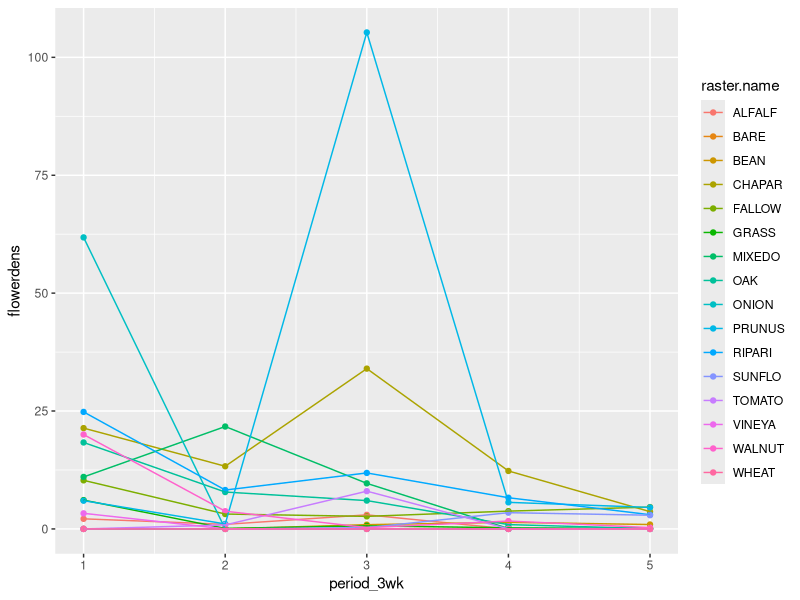
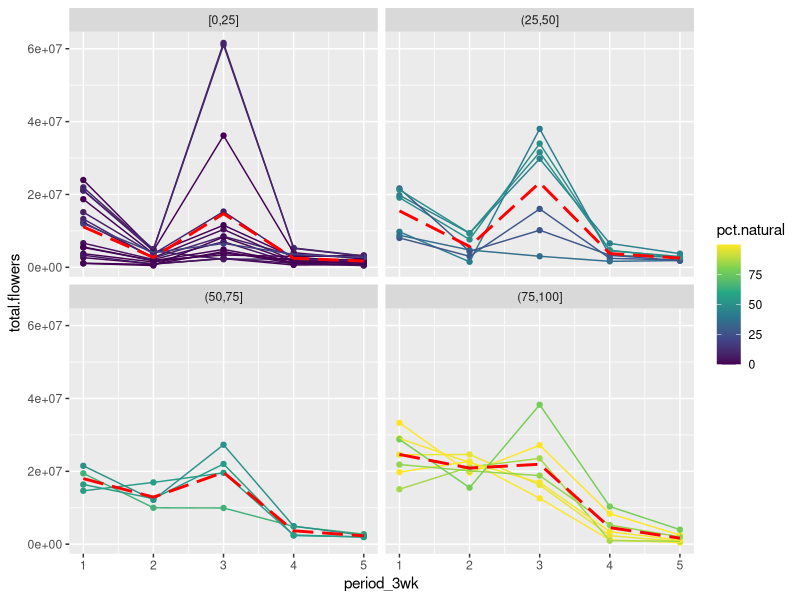
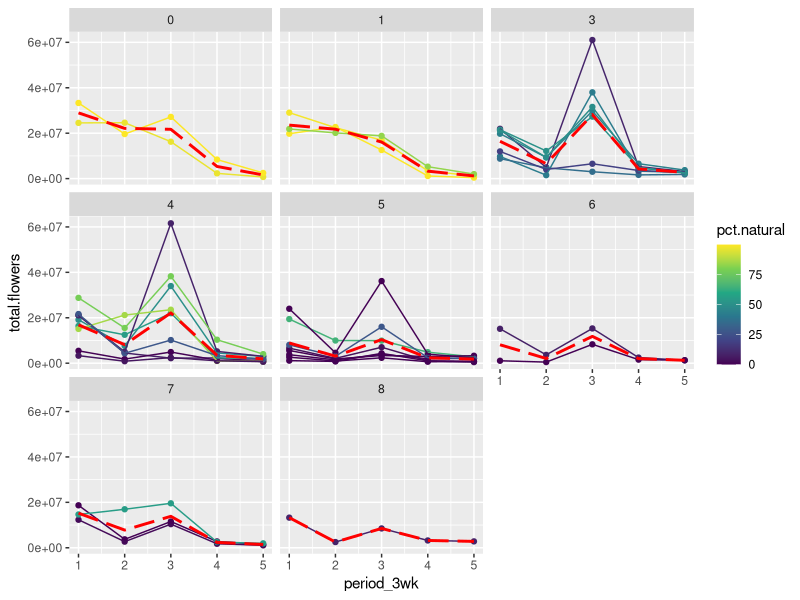
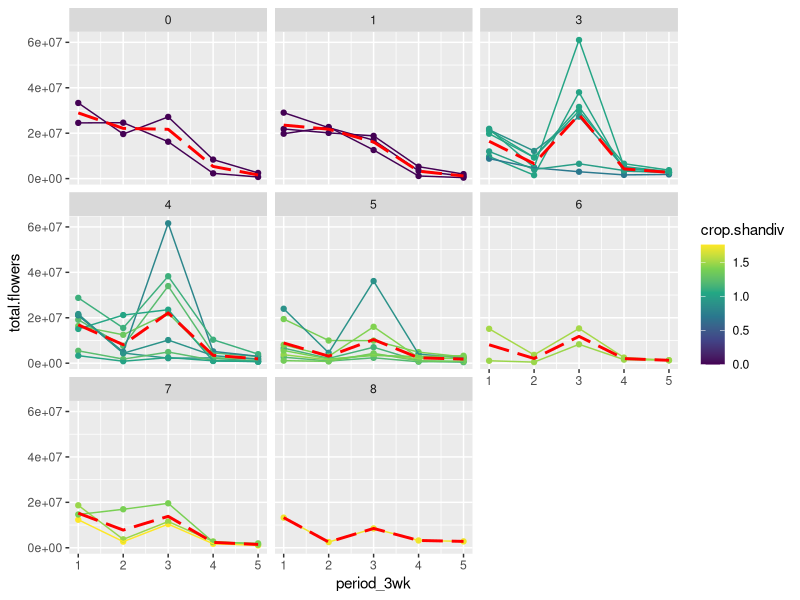
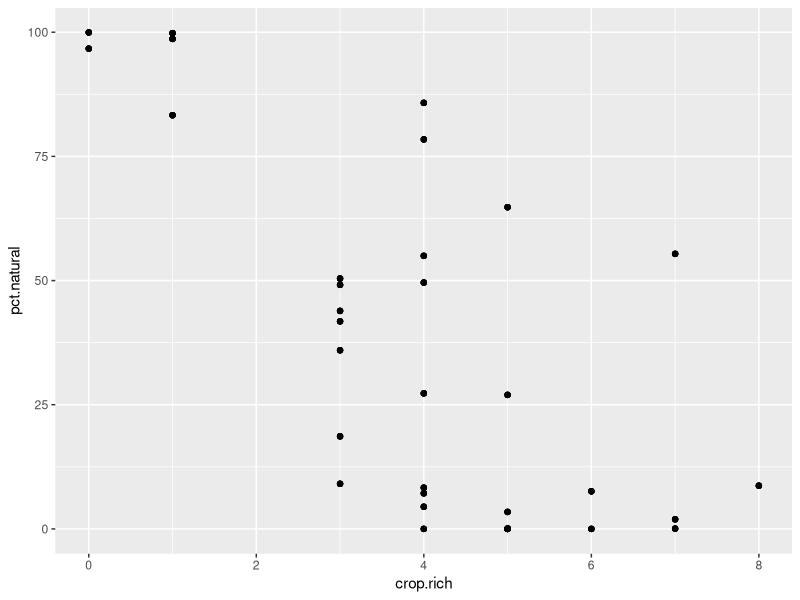
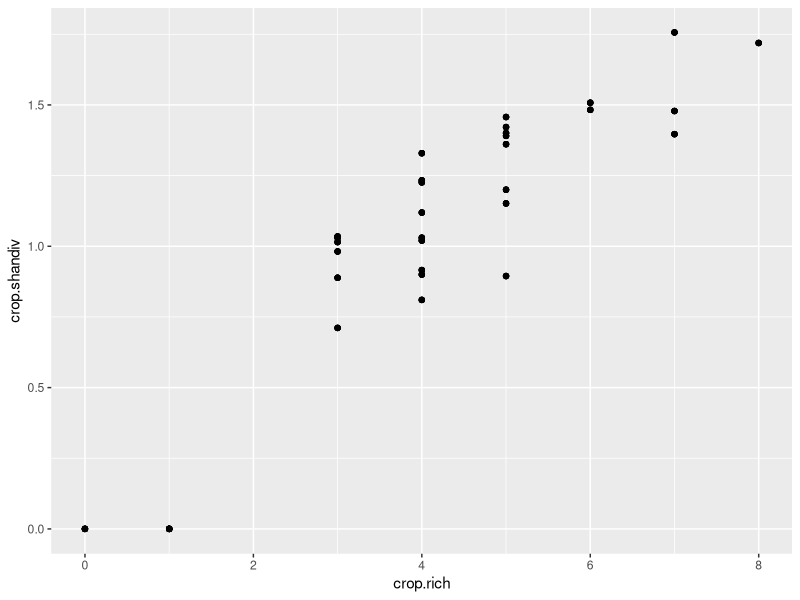
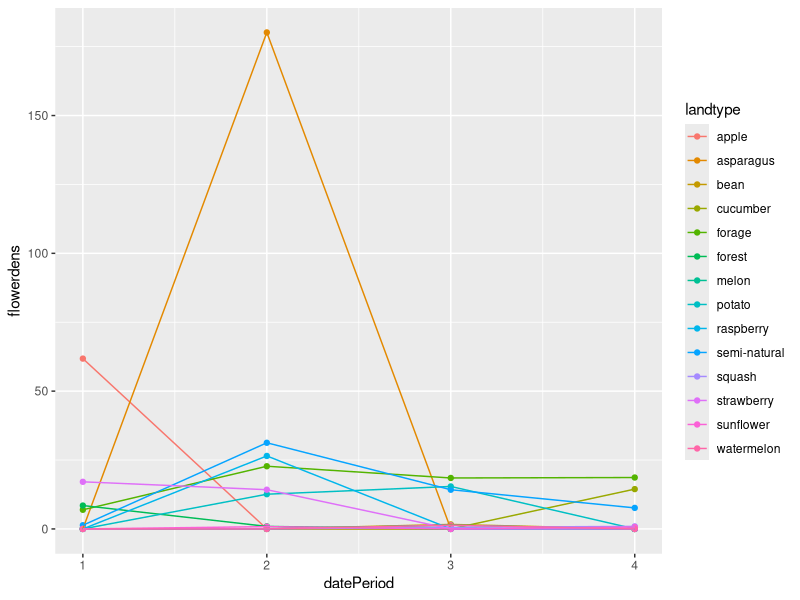
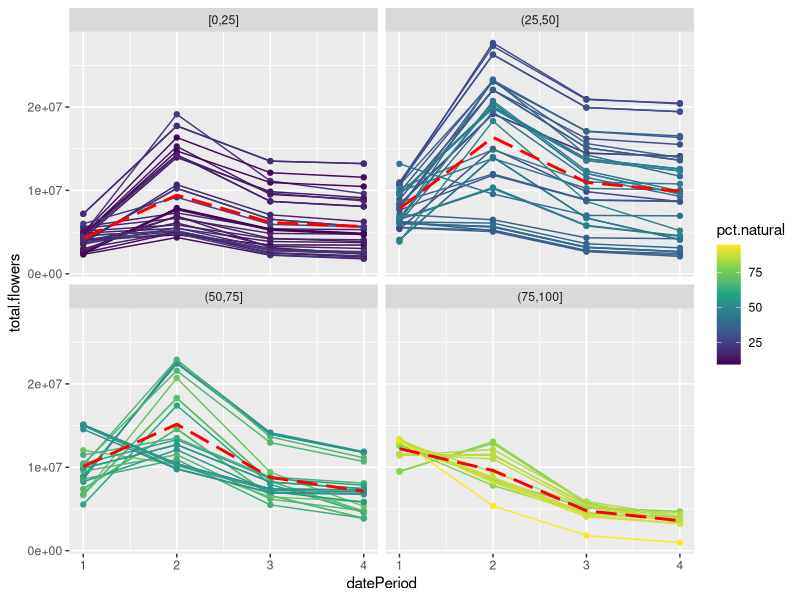

These charts were generated, in order, by the following R code: (Note: this script raises an error after producing the figures.)
## ---- chunk 1
library(tidyverse)

lc.gf <- read.csv("data/lcareas_gf2021.csv")
lc.hw <- read.csv("data/lcareas_hw2025.csv")
lc.iv <- read.csv("data/lcareas_iverson.csv")

flr.gf <- read.csv("data/florlc_gf2021.csv")
flr.hw <- read.csv("data/florlc_hw2025.csv")

lcflr.gf <- read.csv("data/flowerdens_gf2021_v2.csv")
lcflr.iv <- read.csv("data/flowerdens_iverson.csv")
lcflr.hw <- read.csv("data/flowerdens_hw2025_v2.csv")

key.iv <- read.csv("data-raw/Iversonetal/iverson_landcover_codes.csv")
lckey.hw <- read.csv("data/spatial/hw2025_lc_key.csv")

## ---- chunk 2

ggplot(lcflr.hw, aes(period_3wk, flowerdens, color = raster.name)) +
  geom_point() + geom_line()

## ---- chunk 3

buf.hw <- lc.hw |> filter(buffer == 750)

cropbuf.hw <- buf.hw |>
  pivot_longer(cols = CROPLA:RICE, names_to = "raster.name", values_to = "area") |>
  left_join(lcflr.hw, by = "raster.name", relationship = "many-to-many") |>
  filter(!is.na(period_3wk) & !is.na(area)) |>
  mutate(total.flowers = area*flowerdens)

croparea.hw <- cropbuf.hw |>
  group_by(period_3wk, SITE, landcover.4cat) |>
  summarize(area = sum(area), total.flowers = sum(total.flowers), .groups = "drop") |>
  pivot_wider(id_cols = c(period_3wk, SITE), 
              names_from = landcover.4cat, values_from = c(area, total.flowers)) |>
  mutate(
    total.flowers = total.flowers_crop + total.flowers_natural,
    total.area = area_crop + area_natural,
    pct.natural = 100*area_natural/(750*750*pi),
    pct.nat.intv = cut_width(pct.natural, width = 25, boundary = 0)
  )

croparea.hw.mn <- croparea.hw |> group_by(period_3wk, pct.nat.intv) |>
  summarize(total.flowers = mean(total.flowers), .groups = "drop")

ggplot(croparea.hw, aes(period_3wk, total.flowers)) +
  geom_point(aes(group = SITE, color = pct.natural)) + geom_line(aes(group = SITE, color = pct.natural)) + 
  geom_line(data = croparea.hw.mn, color = "red", lwd = 1, lty = 5) +
  scale_color_viridis_c(option = "viridis") + facet_wrap(~pct.nat.intv)

## ---- chunk 4

croprich.hw <- cropbuf.hw |> rowwise() |>
  mutate(crop = landcover.4cat=="crop" & area > 0) |>
  group_by(period_3wk, SITE) |>
  summarize(total.flowers = sum(total.flowers), crop.rich = sum(crop), 
            .groups = "drop")

croparearich.hw <- croparea.hw |> select(period_3wk, SITE, area_crop, area_natural, pct.natural, total.flowers) |>
  left_join(croprich.hw |> select(period_3wk, SITE, crop.rich), by = c("period_3wk", "SITE"))

croparearich.hw.mn <- croparearich.hw |> group_by(period_3wk, crop.rich) |>
  summarize(total.flowers = mean(total.flowers), .groups = "drop")

ggplot(croparearich.hw, aes(period_3wk, total.flowers)) + 
  geom_point(aes(group = SITE, color = pct.natural)) + geom_line(aes(group = SITE, color = pct.natural)) + 
  geom_line(data = croparearich.hw.mn, color = "red", lwd = 1, lty = 5) +
  facet_wrap(~crop.rich) + scale_color_viridis_c(option = "viridis")
## ---- chunk 5

cropdiv.hw <- croparea.hw |> select(SITE, area_crop) |> distinct() |>
  right_join(cropbuf.hw, by = "SITE") |> filter(landcover.4cat == "crop") |> 
  mutate(P_i = area/area_crop, P_i2 = P_i * log(P_i)) |>
  group_by(period_3wk, SITE) |>
  summarize(crop.shandiv = - sum(P_i2, na.rm = TRUE), .groups = "drop") |>
  right_join(croparearich.hw, by = c("period_3wk", "SITE"))

ggplot(cropdiv.hw, aes(period_3wk, total.flowers)) + 
  geom_point(aes(group = SITE, color = crop.shandiv)) + geom_line(aes(group = SITE, color = crop.shandiv)) +
  geom_line(data = croparearich.hw.mn, color = "red", lwd = 1, lty = 5) + facet_wrap(~crop.rich) +
  scale_color_viridis_c(option = "viridis")

## ---- chunk 6

ggplot(croparearich.hw, aes(crop.rich, pct.natural)) + geom_point()

## ---- chunk 7

ggplot(cropdiv.hw, aes(crop.rich, crop.shandiv)) + geom_point()

## ---- chunk 8

ggplot(lcflr.gf,
       aes(datePeriod, flowerdens, color = landtype)) + geom_point() + geom_line()

## ---- chunk 9

buf.gf <- lc.gf |> filter(buffer == 750)

cropbuf.gf <- buf.gf |>
  pivot_longer(cols = Blackberry:Canola, names_to = "landtype", values_to = "area") |> 
  mutate(landtype = gsub("\\.","-", tolower(landtype))) |>
  left_join(lcflr.gf, by = "landtype", relationship = "many-to-many") |>
  filter(!is.na(datePeriod) & !is.na(area)) |>
  mutate(total.flowers = area*flowerdens)

croparea.gf <- cropbuf.gf |>
  group_by(datePeriod, transect, crop) |>
  summarize(area = sum(area), total.flowers = sum(total.flowers), .groups = "drop") |>
  pivot_wider(id_cols = c(datePeriod, transect), 
              names_from = crop, values_from = c(area, total.flowers)) |>
  mutate(
    total.flowers = total.flowers_crop + total.flowers_natural,
    total.area = area_crop + area_natural,
    pct.natural = 100*area_natural/(750*750*pi),
    pct.nat.intv = cut_width(pct.natural, width = 25, boundary = 0)
  )

croparea.gf.mn <- croparea.gf |> group_by(datePeriod, pct.nat.intv) |>
  summarize(total.flowers = mean(total.flowers), .groups = "drop")

ggplot(croparea.gf, aes(datePeriod, total.flowers)) +
  geom_point(aes(group = transect, color = pct.natural)) + geom_line(aes(group = transect, color = pct.natural)) + 
  geom_line(data = croparea.gf.mn, color = "red", lwd = 1, lty = 5) +
  scale_color_viridis_c(option = "viridis") + facet_wrap(~pct.nat.intv)


## ---- chunk 10

croprich.gf <- cropbuf.gf |> rowwise() |>
  mutate(crop = crop=="crop" & area > 0) |>
  group_by(datePeriod, transect) |>
  summarize(total.flowers = sum(total.flowers), crop.rich = sum(crop), 
            .groups = "drop")

croparearich.gf <- croparea.gf |> select(datePeriod, transect, area_crop, area_natural, pct.natural, total.flowers) |>
  left_join(croprich.gf |> select(datePeriod, transect, crop.rich), by = c("datePeriod", "transect"))

croparearich.gf.mn <- croparearich.gf |> group_by(datePeriod, crop.rich) |>
  summarize(total.flowers = mean(total.flowers), .groups = "drop")

ggplot(croparearich.gf, aes(datePeriod, total.flowers)) + 
  geom_point(aes(group = transect, color = pct.natural)) + geom_line(aes(group = transect, color = pct.natural)) + 
  geom_line(data = croparearich.gf.mn, color = "red", lwd = 1, lty = 5) +
  facet_wrap(~crop.rich) + scale_color_viridis_c(option = "viridis")

## ---- chunk 11

cropdiv.gf <- croparea.gf |> select(transect, area_crop) |> distinct() |>
  right_join(cropbuf.gf, by = "transect") |> filter(crop == "crop") |> 
  mutate(P_i = area/area_crop, P_i2 = P_i * log(P_i)) |>
  group_by(datePeriod, transect) |>
  summarize(crop.shandiv = - sum(P_i2, na.rm = TRUE), .groups = "drop") |>
  right_join(croparearich.gf, by = c("datePeriod", "transect"))

ggplot(cropdiv.gf, aes(datePeriod, total.flowers)) + 
  geom_point(aes(group = transect, color = crop.shandiv)) + geom_line(aes(group = transect, color = crop.shandiv)) + 
  geom_line(data = croparearich.gf.mn, color = "red", lwd = 1, lty = 5) +
  facet_wrap(~crop.rich) + scale_color_viridis_c(option = "viridis")

## ---- chunk 12

ggplot(croparearich.gf |> 
         separate_wider_delim(transect, delim = ".", names = c("site"), too_many = "drop", cols_remove = FALSE),
       aes(crop.rich, pct.natural, color = site)) + geom_point()

## ---- chunk 13

ggplot(cropdiv.gf |> 
         separate_wider_delim(transect, delim = ".", names = c("site"), too_many = "drop", cols_remove = FALSE),
       aes(crop.rich, crop.shandiv, color = site)) + geom_point()

## ---- chunk 14
#| fig-cap: Flowering curves from Iverson data. Solid vertical lines show extent used for calculating coefficient of variation for entire season; black dotted lines show sampled time points across the full range; orange dashed lines show the truncated points of sampling.
#| fig-width: 6
#| fig-height: 2.5

# ggplot(lcflr.iv |> 
#          pivot_longer(d1:d365, names_to = "julianDay", values_to = "flowers_per_m2") |>
#          mutate(julianDay = as.numeric(gsub("d","",julianDay))),
#        aes(julianDay, flowers_per_m2,
#            group = Floral_resources_landcover, 
#            color = Floral_resources_landcover)) + geom_line() +
#   theme(legend.position = "bottom", 
#         legend.title=element_blank())

ggplot(lcflr.iv |> 
         pivot_longer(d1:d365, names_to = "julianDay", 
                      values_to = "flowers_per_m2") |>
         mutate(julianDay = as.numeric(gsub("d","",julianDay))) |> 
  mutate(date = as.Date(julianDay, origin=as.Date("2015-12-31"))),
       aes(date, flowers_per_m2,
           group = Floral_resources_landcover, 
           color = Floral_resources_landcover)) + geom_line() +
  geom_vline(xintercept = as.Date(c("2016-03-01","2016-09-30"))) +
  geom_vline(xintercept = 
               as.Date(c("2016-04-15","2016-05-15","2016-06-15","2016-07-15","2016-08-15")),
             linetype=5) +
  theme(legend.position = "none")

## ---- chunk 15

buf.iv <- lc.iv |> filter(buffer == "buf750")

cropbuf.iv <- buf.iv |>
  pivot_longer(cols = Alfalfa:Plums,
               names_to = "Floral_resources_landcover",
               values_to = "area") |> 
  mutate(Floral_resources_landcover = 
           replace_values(Floral_resources_landcover,
                          "Urban.tree" ~ "Urban tree")) |>
  left_join(lcflr.iv, by = "Floral_resources_landcover") |>
  filter(!is.na(area)) |> 
  pivot_longer(d1:d365, names_to = "julianDay", values_to = "flowers_m2") |>
  mutate(
    total.flowers = area * flowers_m2,
    julianDay = as.numeric(gsub("d","",julianDay))
    ) |> 
  mutate(date = as.Date(julianDay, origin=as.Date("2015-12-31"))) |>
  filter(date >= "2016-03-01" & date <= "2016-09-30")


croparea.iv <- cropbuf.iv |>
  group_by(site, Group, date) |>
  summarize(area = sum(area), total.flowers = sum(total.flowers), .groups = "drop") |>
  pivot_wider(id_cols = c(date, site), 
              names_from = Group, values_from = c(area, total.flowers)) |>
  mutate(
    total.flowers = rowSums(across(total.flowers_Agriculture:total.flowers_Wetland)),
    total.area = rowSums(across(area_Agriculture:area_Wetland)),
    area_natural = area_Forest + area_Wetland + area_Succesional + area_Ditch,
    pct.natural = 100*area_natural/(750*750*pi),
    pct.nat.intv = cut_width(pct.natural, width = 25, boundary = 0)
  )

croparea.iv.sum <- croparea.iv |> select(site, pct.natural, pct.nat.intv) |> distinct()

croparea.iv.mn <- croparea.iv |> group_by(date, pct.nat.intv) |>
  summarize(total.flowers = mean(total.flowers), .groups = "drop")

ggplot(croparea.iv, aes(date, total.flowers)) +
  geom_line(aes(group = site, color = pct.natural)) + 
  geom_line(data = croparea.iv.mn, mapping = aes(date, total.flowers), color = "red", lwd = 1) +
  scale_color_viridis_c(option = "viridis") + facet_wrap(~pct.nat.intv)


## ---- chunk 16

croprich.iv <- cropbuf.iv |> rowwise() |>
  mutate(crop = Group=="Agriculture" & area > 0) |>
  group_by(date, site) |>
  summarize(total.flowers = sum(total.flowers), crop.rich = sum(crop), .groups = "drop")

croparearich.iv <- croparea.iv |> select(date, site, area_Agriculture, area_natural, pct.natural, total.flowers) |>
  rename(area_crop = area_Agriculture) |>
  left_join(croprich.iv |> select(date, site, crop.rich), by = c("date", "site"))

croparearich.iv.mn <- croparearich.iv |> group_by(date, crop.rich) |>
  summarize(total.flowers = mean(total.flowers), .groups = "drop")

ggplot(croparearich.iv, aes(date, total.flowers)) + 
  geom_line(aes(group = site, color = pct.natural)) +
  geom_line(data = croparearich.iv.mn, mapping = aes(date, total.flowers), color = "red", lwd = 0.5, lty = 5) +
  facet_wrap(~crop.rich) + scale_color_viridis_c(option = "viridis")

## ---- chunk 17

cropdiv.iv <- croparea.iv |> select(site, area_Agriculture) |> distinct() |>
  right_join(cropbuf.iv, by = "site") |> filter(Group == "Agriculture") |> 
  mutate(P_i = area/area_Agriculture, P_i2 = P_i * log(P_i)) |>
  group_by(date, site) |>
  summarize(crop.shandiv = - sum(P_i2, na.rm = TRUE), .groups = "drop") |>
  right_join(croparearich.iv, by = c("date", "site"))

ggplot(cropdiv.iv, aes(date, total.flowers)) + 
  geom_line(aes(group = site, color = crop.shandiv)) +
  geom_line(data = croparearich.iv.mn, mapping = aes(date, total.flowers), color = "red", lwd = 0.5, lty = 5) +
  facet_wrap(~crop.rich) + scale_color_viridis_c(option = "viridis")

## ---- chunk 18

cropbuf.iv_5 <- buf.iv |>
  pivot_longer(cols = Alfalfa:Plums,
               names_to = "Floral_resources_landcover",
               values_to = "area") |> 
  mutate(Floral_resources_landcover = 
           replace_values(Floral_resources_landcover,
                          "Urban.tree" ~ "Urban tree")) |>
  left_join(lcflr.iv, by = "Floral_resources_landcover") |>
  filter(!is.na(area)) |> 
  pivot_longer(d1:d365, names_to = "julianDay", values_to = "flowers_m2") |>
  mutate(
    total.flowers = area * flowers_m2,
    julianDay = as.numeric(gsub("d","",julianDay))
    ) |> 
  mutate(date = as.Date(julianDay, origin=as.Date("2015-12-31"))) |>
  filter(date %in% c("2016-04-15","2016-05-15","2016-06-15","2016-07-15","2016-08-15"))


croparea.iv_5 <- cropbuf.iv_5 |>
  group_by(site, Group, date) |>
  summarize(area = sum(area), total.flowers = sum(total.flowers), .groups = "drop") |>
  pivot_wider(id_cols = c(date, site), 
              names_from = Group, values_from = c(area, total.flowers)) |>
  mutate(
    total.flowers = rowSums(across(total.flowers_Agriculture:total.flowers_Wetland)),
    total.area = rowSums(across(area_Agriculture:area_Wetland)),
    area_natural = area_Forest + area_Wetland + area_Succesional,
    pct.natural = 100*area_natural/(750*750*pi),
    pct.nat.intv = cut_width(pct.natural, width = 25, boundary = 0)
  )

croparea.iv_5.sum <- croparea.iv_5 |> select(site, pct.natural, pct.nat.intv) |> distinct()

croparea.iv_5.mn <- croparea.iv_5 |> group_by(date, pct.nat.intv) |>
  summarize(total.flowers = mean(total.flowers), .groups = "drop")

ggplot(croparea.iv_5, aes(date, total.flowers)) +
  geom_line(aes(group = site, color = pct.natural)) + 
  geom_line(data = croparea.iv_5.mn, mapping = aes(date, total.flowers), color = "red", lwd = 1) +
  scale_color_viridis_c(option = "viridis") + facet_wrap(~pct.nat.intv)


## ---- chunk 19

croprich.iv_5 <- cropbuf.iv_5 |> rowwise() |>
  mutate(crop = Group=="Agriculture" & area > 0) |>
  group_by(date, site) |>
  summarize(total.flowers = sum(total.flowers), crop.rich = sum(crop), .groups = "drop")

croparearich.iv_5 <- croparea.iv_5 |> select(date, site, area_Agriculture, area_natural, pct.natural, total.flowers) |>
  rename(area_crop = area_Agriculture) |>
  left_join(croprich.iv |> select(date, site, crop.rich), by = c("date", "site"))

croparearich.iv_5.mn <- croparearich.iv_5 |> group_by(date, crop.rich) |>
  summarize(total.flowers = mean(total.flowers), .groups = "drop")

ggplot(croparearich.iv_5, aes(date, total.flowers)) + 
  geom_line(aes(group = site, color = pct.natural)) +
  geom_line(data = croparearich.iv_5.mn, mapping = aes(date, total.flowers), color = "red", lwd = 0.5, lty = 5) +
  facet_wrap(~crop.rich) + scale_color_viridis_c(option = "viridis")

## ---- chunk 20

cropdiv.iv_5 <- croparea.iv_5 |> select(site, area_Agriculture) |> distinct() |>
  right_join(cropbuf.iv, by = "site") |> filter(Group == "Agriculture") |> 
  mutate(P_i = area/area_Agriculture, P_i2 = P_i * log(P_i)) |>
  group_by(date, site) |>
  summarize(crop.shandiv = - sum(P_i2, na.rm = TRUE), .groups = "drop") |>
  right_join(croparearich.iv_5, by = c("date", "site"))

ggplot(cropdiv.iv_5, aes(date, total.flowers)) + 
  geom_line(aes(group = site, color = crop.shandiv)) +
  geom_line(data = croparearich.iv_5.mn, mapping = aes(date, total.flowers), color = "red", lwd = 0.5, lty = 5) +
  facet_wrap(~crop.rich) + scale_color_viridis_c(option = "viridis")

## ---- chunk 21

cropdiv.iv.sum <- cropdiv.iv |> select(site, pct.natural, crop.rich, crop.shandiv) |> 
  distinct() |> 
  separate_wider_delim(site, delim = " ", names = c("farmsite", "farm"),
                       too_many = "merge", cols_remove = FALSE)

# Source - https://stackoverflow.com/q/76810554
# Posted by Lucile Mo', modified by community. See post 'Timeline' for change history
# Retrieved 2026-09-09, License - CC BY-SA 4.0

shapes <- c(0,2, 4, 7, 10, 15, 17, 18)
col_vibrant <- c("#0077BB","#33BBEE","#009988","#EE7733","#CC3311","#EE3377",  "#BBBBBB")

ggplot(cropdiv.iv.sum, aes(crop.rich, pct.natural, color = farm, pch = farm)) + geom_point() +
  scale_colour_manual(values = sample(col_vibrant, 81, replace = TRUE)) +
  scale_shape_manual(values = sample(shapes, 81, replace = TRUE)) +
  theme(legend.position = "none")

## ---- chunk 22

ggplot(cropdiv.iv.sum, aes(crop.rich, crop.shandiv, color = farm, pch = farm)) + geom_point() +
  scale_colour_manual(values = sample(col_vibrant, 81, replace = TRUE)) +
  scale_shape_manual(values = sample(shapes, 81, replace = TRUE)) +
  theme(legend.position = "none")

## ---- chunk 23
#| include: false

write.csv(cropdiv.gf, "data/cropdiv_gf2021.csv", row.names = FALSE)
write.csv(cropdiv.hw, "data/cropdiv_hw2025.csv", row.names = FALSE)
write.csv(cropdiv.iv, "data/cropdiv_iverson.csv", row.names = FALSE)
write.csv(cropdiv.iv_5, "data/cropdiv5_iverson.csv", row.names = FALSE)
